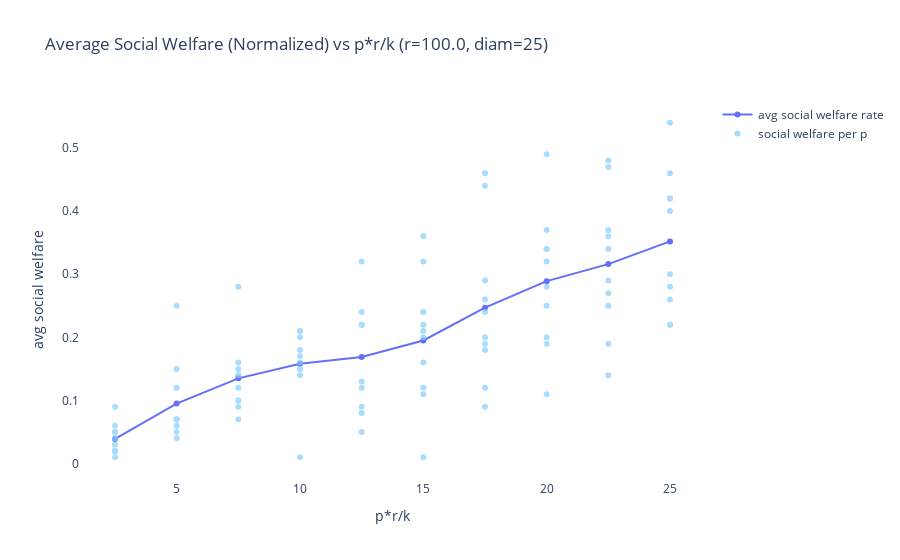
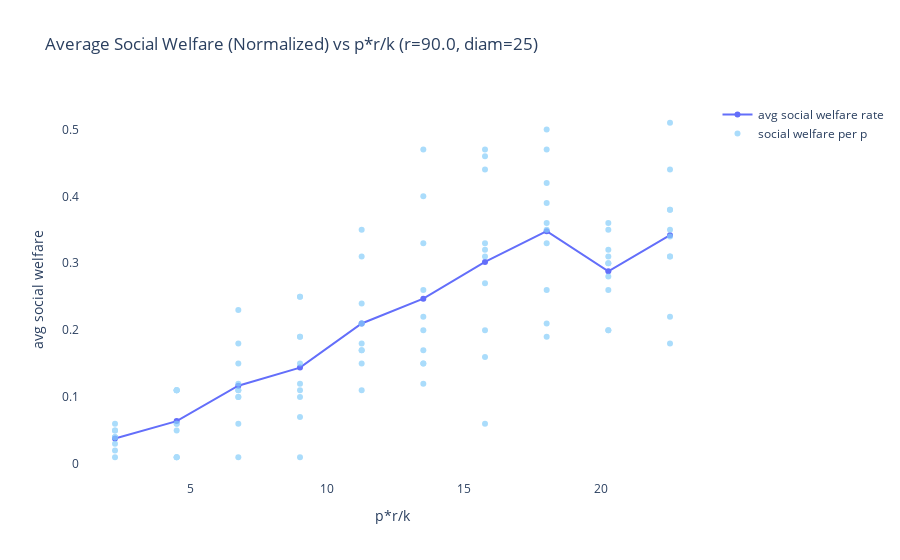
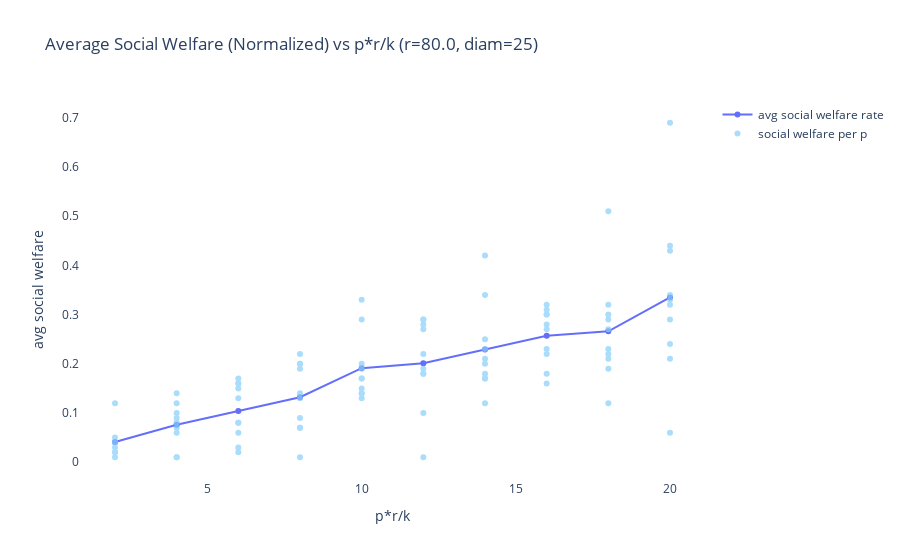
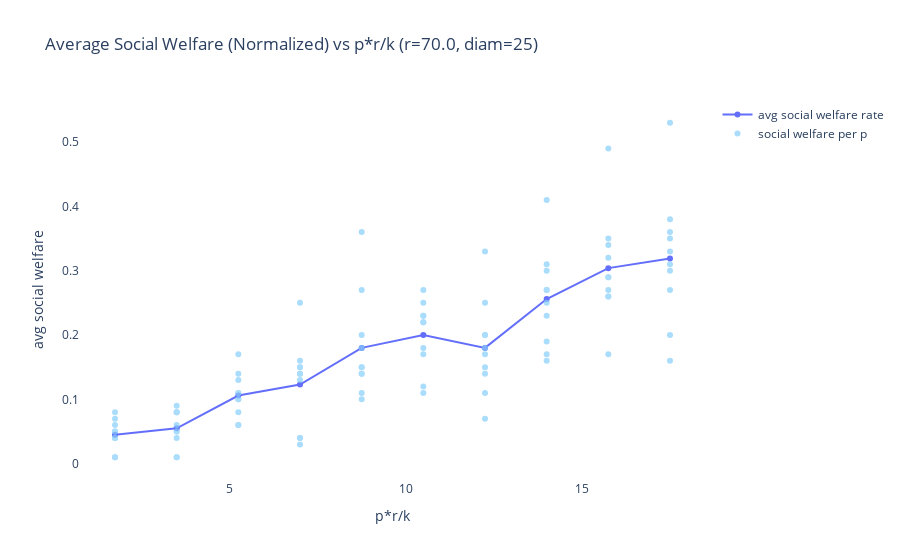

Source (notebook cell) for these figures, in order:
### Markdown cell above
## Powerlaw distributed resources

### Code cell
run_sim(num_vertices, regularity, create_rl, True)
